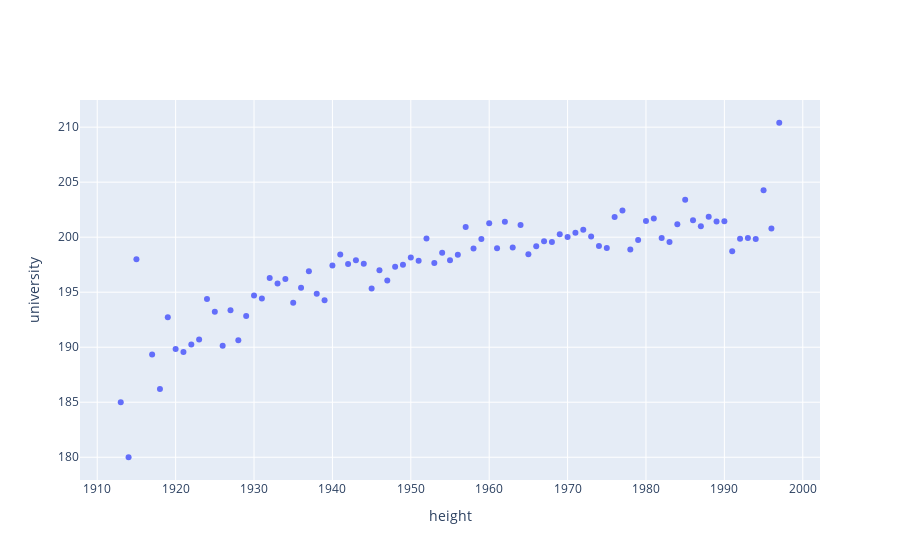

The notebook cell saved with this chart:
### Code cell
trace0 = go.Scatter(
    x=data_players_mean_born_height.born,
    y=data_players_mean_born_height.height,
    mode = 'markers'
)

data = [trace0]

fig = go.Figure(data=data, layout=layout)

iplot(fig, show_link=False)
